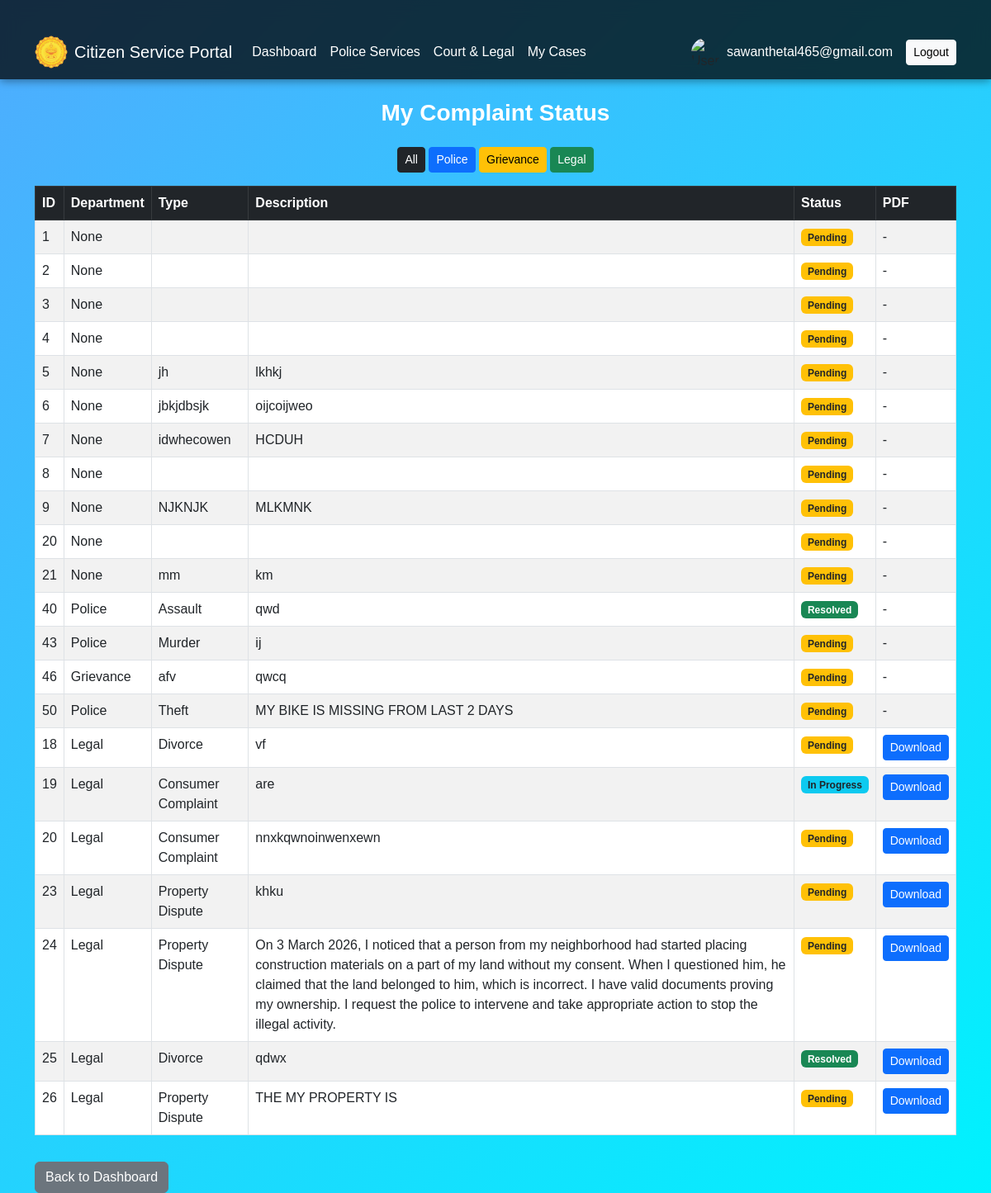
The app's page /my_cases (signed in) with its own data.
### tables this page shows
CREATE TABLE complaints(
            id INTEGER PRIMARY KEY AUTOINCREMENT,
            user_email TEXT,
            type TEXT,
            description TEXT,
            status TEXT
        , name TEXT, date TEXT, location TEXT, department TEXT);

CREATE TABLE legal_cases(
        id INTEGER PRIMARY KEY AUTOINCREMENT,
        case_number TEXT,
        name TEXT,
        case_type TEXT,
        description TEXT,
        status TEXT
    , user_email TEXT);

### app.py (the view)
@app.route('/my_cases')
def my_cases():
    if 'user' not in session:
        return redirect(url_for('login'))
    conn = get_db()
    complaints = conn.execute(
        "SELECT id, department, type, description, status FROM complaints WHERE user_email=?",
        (session['user'],)
    ).fetchall()
    legal_cases = conn.execute(
        "SELECT id, case_number, case_type as type, description, status FROM legal_cases WHERE user_email=?",
        (session['user'],)
    ).fetchall()
    conn.close()
    legal_list = []
    for case in legal_cases:
        legal_list.append({
            "id": case["id"],
            "department": "Legal",
            "type": case["type"],
            "description": case["description"],
            "status": case["status"],
            "case_number": case["case_number"]
        })
    complaint_list = []
    for c in complaints:
        complaint_list.append({
            "id": c["id"],
            "department": c["department"],
            "type": c["type"],
            "description": c["description"],
            "status": c["status"],
            "case_number": None
        })
    all_cases = complaint_list + legal_list
    return render_template('my_cases.html', cases=all_cases)

### app.py (called while the page is built)
def get_db():
    conn = sqlite3.connect(DATABASE)
    conn.row_factory = sqlite3.Row
    return conn

### templates/my_cases.html (shortened to what this page needs)
{% extends 'base.html' %}
{% block content %}
<h3 class="mb-4 text-center">My Complaint Status</h3>
{% if cases %}
<div class="text-center mb-3">
    <button class="btn btn-dark btn-sm" onclick="filterCases('All')">All</button>
    <button class="btn btn-primary btn-sm" onclick="filterCases('Police')">Police</button>
    <button class="btn btn-warning btn-sm" onclick="filterCases('Grievance')">Grievance</button>
    <button class="btn btn-success btn-sm" onclick="filterCases('Legal')">Legal</button>
</div>
<table class="table table-bordered table-striped">
    <thead class="table-dark">
        <tr>
            <th>ID</th>
            <th>Department</th>
            <th>Type</th>
            <th>Description</th>
            <th>Status</th>
            <th>PDF</th>
        </tr>
    </thead>
    <tbody id="caseTable">
        {% for case in cases %}
        <tr data-dept="{{ case['department'] }}">
            <td>{{ case['id'] }}</td>
            <td>{{ case['department'] }}</td>
            <td>{{ case['type'] }}</td>
            <td>{{ case['description'] }}</td>
            <td>
                {% if case['status'] == 'Pending' %}
                    <span class="badge bg-warning text-dark">Pending</span>
                {% elif case['status'] == 'In Progress' %}
                    <span class="badge bg-info text-dark">In Progress</span>
                {% elif case['status'] == 'Resolved' %}
                    <span class="badge bg-success">Resolved</span>
                {% else %}
                    {{ case['status'] }}
                {% endif %}
            </td>
            <td>
                {% if case['department'] == 'Legal' and case['case_number'] %}
                    <a href="/download_case/{{ case['case_number'] }}"
                       class="btn btn-sm btn-primary">
                        Download
                    </a>
                {% else %}
                    -
                {% endif %}
            </td>
        </tr>
        {% endfor %}
    </tbody>
</table>
{% else %}
<p class="text-center">No complaints submitted yet.</p>
{% endif %}
<a href="{{ url_for('dashboard') }}" class="btn btn-secondary mt-3">Back to Dashboard</a>
{% endblock %}

### static/css/style.css (style rules this page uses)
body { font-family: Arial, sans-serif; min-height: 100vh; position: relative; overflow-x: hidden; margin: 0; padding: 0; background: linear-gradient(135deg, #4facfe, #00f2fe); }
h2, h3 { color: white; font-weight: bold; }

### records on screen
complaints: id "1", department "None", status "Pending"
complaints: id "2", department "None", status "Pending"
complaints: id "3", department "None", status "Pending"
complaints: id "4", department "None", status "Pending"
complaints: id "5", department "None", type "jh", description "lkhkj", status "Pending"
complaints: id "6", department "None", type "jbkjdbsjk", description "oijcoijweo", status "Pending"
complaints: id "7", department "None", type "idwhecowen", description "HCDUH", status "Pending"
complaints: id "8", department "None", status "Pending"
complaints: id "9", department "None", type "NJKNJK", description "MLKMNK", status "Pending"
complaints: id "20", department "None", status "Pending"
complaints: id "21", department "None", type "mm", description "km", status "Pending"
complaints: id "40", department "Police", type "Assault", description "qwd", status "Resolved"
complaints: id "43", department "Police", type "Murder", description "ij", status "Pending"
complaints: id "46", department "Grievance", type "afv", description "qwcq", status "Pending"
complaints: id "50", department "Police", type "Theft", description "MY BIKE IS MISSING FROM LAST 2 DAYS", status "Pending"
legal_cases: id "18", department "Legal", type "Divorce", description "vf", status "Pending"
legal_cases: id "19", department "Legal", type "Consumer Complaint", description "are", status "In Progress"
legal_cases: id "20", department "Legal", type "Consumer Complaint", description "nnxkqwnoinwenxewn", status "Pending"
legal_cases: id "23", department "Legal", type "Property Dispute", description "khku", status "Pending"
legal_cases: id "24", department "Legal", type "Property Dispute", description "On 3 March 2026, I noticed that a person from my neighborhood had started placing construction materials on a part of my land without my consent. When I questioned him, he claimed that the land belonged to him, which is incorrect. I have valid documents proving my ownership. I request the police to intervene and take appropriate action to stop the illegal activity.", status "Pending"
legal_cases: id "25", department "Legal", type "Divorce", description "qdwx", status "Resolved"
legal_cases: id "26", department "Legal", type "Property Dispute", description "THE MY PROPERTY IS", status "Pending"

### other values on screen
{{ session['user'] }} "sawanthetal465@gmail.com"
